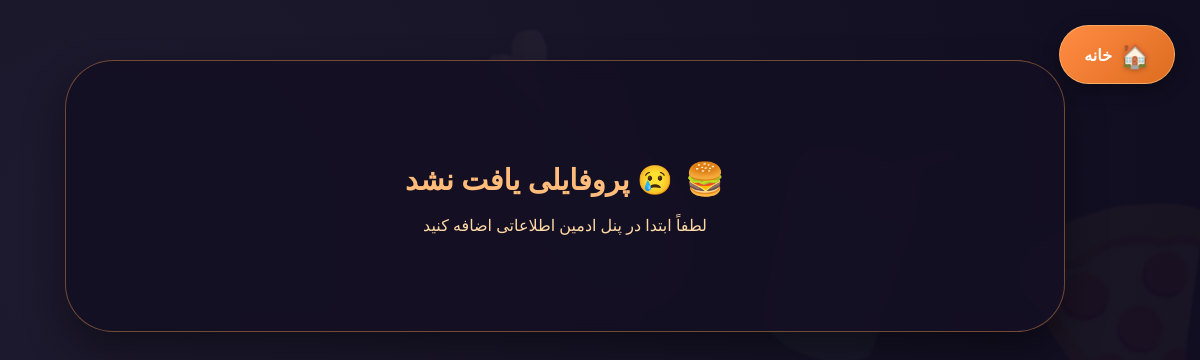
Before: /sijal/ with the older database file.
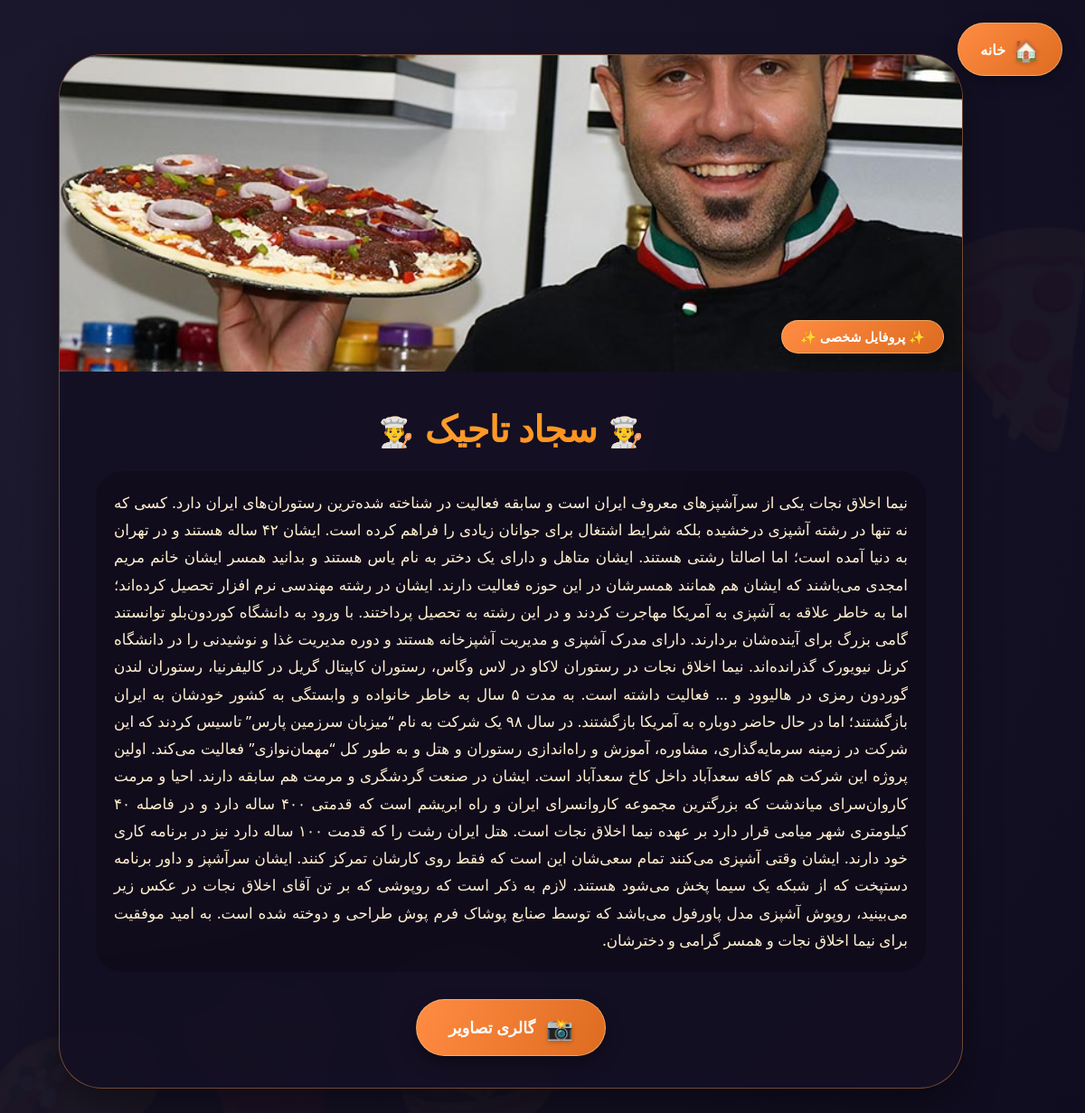
After: the same page with the newer database file.
### home/models.py (models this page shows)
class Sijal(models.Model):
    name = models.CharField(max_length=30, verbose_name='نام')
    bio = models.TextField(verbose_name='بیوگرافی')
    image = models.ImageField(
        upload_to='pic-food',
        verbose_name='عکس'
    )

### home/views.py (the view)
# urls.py: path('sijal/', sijal_view , name='sijal'),
def sijal_view(request):
    sijals = Sijal.objects.all()
    context = {'sijals': sijals}
    return render(request, 'home/sijal.html', context)

### home/templates/home/sijal.html (shortened to what this page needs)
{% load static %}
<!DOCTYPE html>
<html lang="fa" dir="rtl">
<head>
    <link rel="stylesheet" href="{% static 'home/css/sijal.css' %}">
</head>
<body>
    <div class="home-button">
        <a href="{% url 'home' %}" class="btn-home">
            <span>🏠</span>
            خانه
        </a>
    </div>
    <div class="container">
        {% for sijal in sijals %}
        <div class="profile-main">
            <div class="profile-image">
                {% if sijal.image %}
                    <img src="{{ sijal.image.url }}" alt="{{ sijal.name }}">
                {% else %}
                    <img src="https://via.placeholder.com/800x450?text=Profile+Image" alt="تصویر پروفایل">
                {% endif %}
                <div class="image-badge">
                    ✨ پروفایل شخصی ✨
                </div>
            </div>
            <div class="profile-content">
                <h1 class="profile-name">{{ sijal.name }}</h1>
                <div class="profile-bio">
                    {{ sijal.bio|linebreaks|default:"بیوگرافی ثبت نشده است" }}
                </div>
                <div class="gallery-button">
                    <a href="#" class="btn-gallery">
                        <span>📸</span>
                        گالری تصاویر
                    </a>
                </div>
            </div>
        </div>
        {% empty %}
        <div class="profile-main">
            <div class="profile-content">
                <div class="empty-state">
                    <h3>😢 پروفایلی یافت نشد</h3>
                    <p>لطفاً ابتدا در پنل ادمین اطلاعاتی اضافه کنید</p>
                </div>
            </div>
        </div>
        {% endfor %}
    </div>
</body>
</html>

Changed rows visible on the page:
added Sijal: image (picture), bio "نیما اخلاق نجات یکی از سرآشپزهای معروف ایران است و سابقه فعالیت در شناخته شده‌ترین رستوران‌های ایران دارد. کسی که نه تنها در رشته آشپزی درخشیده بلکه شرایط اشتغال برای جوانان زیادی را فراهم کرده است. ایشان ۴۲ ساله هستند و در تهران به دنیا آمده است؛ اما اصالتا رشتی هستند. ایشان متاهل و دارای یک دختر به نام یاس هستند و بدانید همسر ایشان خانم مریم امجدی می‌باشند که ایشان هم همانند همسرشان در این حوزه فعالیت دارند. ایشان در رشته مهندسی نرم افزار تحصیل کرده‌اند؛ اما به خاطر علاقه به آشپزی به آمریکا مهاجرت کردند و در این رشته به تحصیل پرداختند. با ورود به دانشگاه کوردون‌بلو توانستند گامی بزرگ برای آینده‌شان بردارند. دارای مدرک آشپزی و مدیریت آشپزخانه هستند و دوره مدیریت غذا و نوشیدنی را در دانشگاه…"
Other visible differences:
text no longer shown: "😢 پروفایلی یافت نشد لطفاً ابتدا در پنل ادمین اطلاعاتی اضافه کنید"
